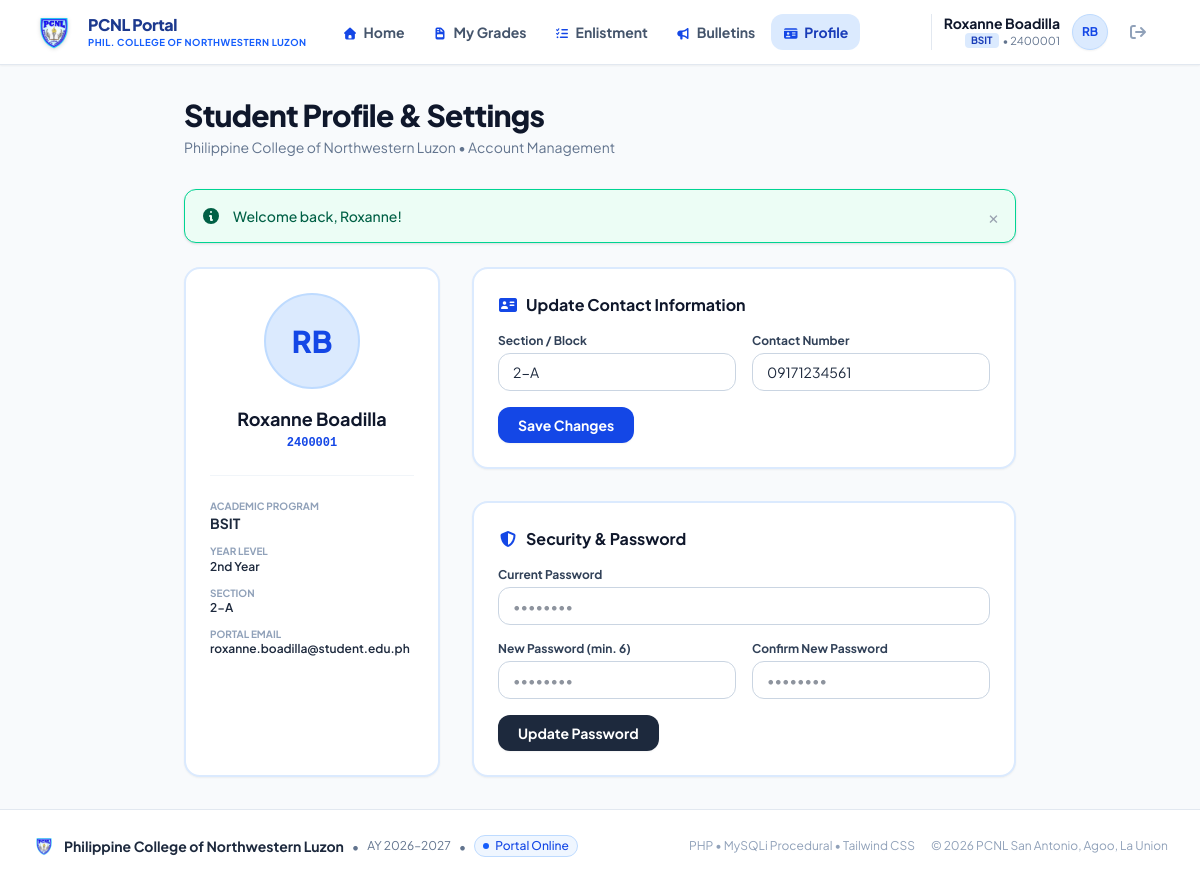
/student/profile.php (signed in), run on the app's committed database.
### tables this page shows
CREATE TABLE `users` (
  `id` INT AUTO_INCREMENT PRIMARY KEY,
  `student_id_number` VARCHAR(30) UNIQUE NULL,
  `first_name` VARCHAR(50) NOT NULL,
  `middle_name` VARCHAR(50) NULL,
  `last_name` VARCHAR(50) NOT NULL,
  `email` VARCHAR(100) UNIQUE NOT NULL,
  `password` VARCHAR(255) NOT NULL,
  `role` ENUM('admin', 'faculty', 'student') NOT NULL DEFAULT 'student',
  `course` ENUM('BSIT', 'BEE', 'BSE', 'BSBA', 'BSA', 'BSCRIM', 'BSCE') NULL,
  `year_level` ENUM('1st Year', '2nd Year', '3rd Year', '4th Year') NULL,
  `section` VARCHAR(20) NULL,
  `contact_number` VARCHAR(25) NULL,
  `profile_photo` VARCHAR(255) NULL,
  `status` ENUM('Active', 'Inactive') DEFAULT 'Active',
  `created_at` DATETIME DEFAULT CURRENT_TIMESTAMP,
  `updated_at` DATETIME DEFAULT CURRENT_TIMESTAMP ON UPDATE CURRENT_TIMESTAMP
);

### student/profile.php (the view, shortened to what the rows shown need)
<?php
require_once __DIR__ . '/../config/helper.php';
require_once __DIR__ . '/../includes/auth.php';
$studentId = intval($_SESSION['user_id']);
$res = mysqli_query($conn, "SELECT * FROM users WHERE id = $studentId LIMIT 1");
require_once __DIR__ . '/../includes/header.php';
require_once __DIR__ . '/../includes/navbar.php';
?>
<div class="max-w-4xl mx-auto px-4 sm:px-6 lg:px-8 py-8 w-full flex-1">
    <div class="mb-8">
        <h1 class="text-2xl sm:text-3xl font-black text-slate-900 tracking-tight">Student Profile & Settings</h1>
    </div>
    <div class="grid grid-cols-1 md:grid-cols-3 gap-8">
        <div class="bg-white p-6 rounded-2xl border-2 border-blue-100 shadow-xs text-center flex flex-col items-center">
            <div class="w-24 h-24 rounded-full bg-blue-100 text-blue-700 font-black text-3xl flex items-center justify-center mb-4 border-2 border-blue-200">
                <?= strtoupper(substr($user['first_name'], 0, 1) . substr($user['last_name'], 0, 1)) ?>
            </div>
            <h2 class="text-base sm:text-lg font-bold text-slate-900"><?= sanitize($user['first_name'] . ' ' . $user['last_name']) ?></h2>
            <p class="text-xs font-mono font-bold text-blue-700 mt-0.5"><?= sanitize($user['student_id_number']) ?></p>
            <div class="w-full mt-6 pt-6 border-t border-slate-100 text-left space-y-3 text-xs">
                <div>
                    <span class="text-slate-400 block font-bold uppercase text-[10px]">Academic Program</span>
                    <span class="font-bold text-slate-800 text-xs sm:text-sm"><?= sanitize($user['course'] ? $user['course'] : 'BSIT') ?></span>
                </div>
                <div>
                    <span class="text-slate-400 block font-bold uppercase text-[10px]">Year Level</span>
                    <span class="font-semibold text-slate-800"><?= sanitize($user['year_level'] ? $user['year_level'] : '2nd Year') ?></span>
                </div>
                <div>
                    <span class="text-slate-400 block font-bold uppercase text-[10px]">Section</span>
                    <span class="font-semibold text-slate-800"><?= sanitize($user['section'] ? $user['section'] : '2-A') ?></span>
                </div>
                <div>
                    <span class="text-slate-400 block font-bold uppercase text-[10px]">Portal Email</span>
                    <span class="font-semibold text-slate-800 break-all"><?= sanitize($user['email']) ?></span>
                </div>
            </div>
        </div>
        <div class="md:col-span-2 space-y-8">
            <div class="bg-white p-6 rounded-2xl border-2 border-blue-100 shadow-xs">
                <form method="POST" action="<?= base_url('student/profile.php') ?>" class="space-y-4">
                    <div class="grid grid-cols-1 sm:grid-cols-2 gap-4">
                        <div>
                            <label class="block text-xs font-bold text-slate-700 mb-1">Section / Block</label>
                            <input type="text" name="section" value="<?= sanitize(isset($user['section']) ? $user['section'] : '') ?>" placeholder="e.g. 2-A"
                                   class="w-full px-3.5 py-2 rounded-xl border border-slate-300 text-xs sm:text-sm focus:ring-2 focus:ring-blue-600 focus:outline-none">
                        </div>
                        <div>
                            <label class="block text-xs font-bold text-slate-700 mb-1">Contact Number</label>
                            <input type="text" name="contact_number" value="<?= sanitize(isset($user['contact_number']) ? $user['contact_number'] : '') ?>" placeholder="e.g. 09171234567"
                                   class="w-full px-3.5 py-2 rounded-xl border border-slate-300 text-xs sm:text-sm focus:ring-2 focus:ring-blue-600 focus:outline-none">
                        </div>
                    </div>
                </form>
            </div>
        </div>
    </div>
</div>
<?php require_once __DIR__ . '/../includes/footer.php'; ?>

### includes/navbar.php (shortened to what the rows shown need)
<?php
require_once __DIR__ . '/auth.php';
$currentUser = current_user();
?>
<nav class="bg-white border-b border-slate-200 sticky top-0 z-40 shadow-xs">
    <div class="max-w-7xl mx-auto px-4 sm:px-6 lg:px-8">
        <div class="flex justify-between h-16">
            <div class="flex items-center space-x-2 sm:space-x-3">
                <?php if ($currentUser): ?>
                    <div class="hidden sm:flex items-center space-x-3 pl-2 sm:pl-3 border-l border-slate-200">
                        <div class="text-right">
                            <div class="text-xs sm:text-sm font-bold text-slate-900 leading-tight"><?= sanitize($currentUser['name']) ?></div>
                            <div class="text-[11px] text-slate-500 flex items-center justify-end space-x-1">
                                <?php if (is_admin()): ?>
                                    <span class="inline-flex items-center px-1.5 py-0.2 rounded text-[10px] font-bold bg-blue-100 text-blue-800 uppercase">Administrator</span>
                                <?php elseif (is_faculty()): ?>
                                    <span class="inline-flex items-center px-1.5 py-0.2 rounded text-[10px] font-bold bg-amber-100 text-amber-800 uppercase">Faculty</span>
                                <?php else: ?>
                                    <span class="inline-flex items-center px-1.5 py-0.2 rounded text-[10px] font-bold bg-blue-100 text-blue-800"><?= sanitize($currentUser['course'] ? $currentUser['course'] : 'BSIT') ?></span>
                                    <span>&bull; <?= sanitize($currentUser['student_id_number']) ?></span>
                                <?php endif; ?>
                            </div>
                        </div>
                        <div class="w-9 h-9 rounded-full bg-blue-100 text-blue-700 border border-blue-200 flex items-center justify-center font-bold text-xs overflow-hidden shadow-xs">
                            <?= strtoupper(substr($currentUser['first_name'] ? $currentUser['first_name'] : 'U', 0, 1) . substr($currentUser['last_name'] ? $currentUser['last_name'] : 'P', 0, 1)) ?>
                        </div>
                    </div>
                    <a href="<?= base_url('logout.php') ?>" onclick="return confirm('Are you sure you want to log out?')" class="p-2 text-slate-400 hover:text-rose-600 hover:bg-rose-50 rounded-xl transition" title="Logout">
                        <i class="fa-solid fa-arrow-right-from-bracket text-base"></i>
                    </a>
                <?php endif; ?>
            </div>
        </div>
    </div>
</nav>

### data on the page
users: course "BSIT", student_id_number "2400001", first_name+last_name "RB", first_name+last_name "Roxanne Boadilla", year_level "2nd Year", section "2-A", email "roxanne.boadilla@student.edu.ph", contact_number "09171234561"

### other printed values
$currentUser['name'] "Roxanne Boadilla"
$flash['message'] "Welcome back, Roxanne!"
